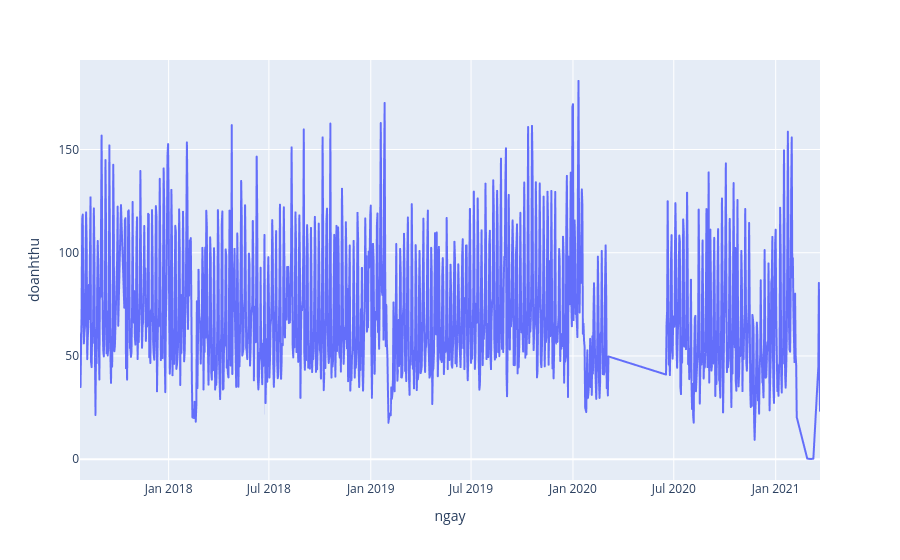

Source (notebook cell):
### Markdown cell above
#### visualize data

### Code cell
draw(xvnt)

### Figure 1 — Plotly figure (JSON) as saved in the notebook; plotly's stock layout.template omitted (floating-point values rounded to 4 significant figures; data arrays with more than 128 entries replaced by an {"elided": "..."} marker saying what was removed)
{"data": [{"hovertemplate": "ngay=%{x}<br>doanhthu=%{y}<extra></extra>", "legendgroup": "", "line": {"color": "#636efa", "dash": "solid"}, "mode": "lines", "name": "", "showlegend": false, "type": "scattergl", "x": {"elided": "1182 str values"}, "xaxis": "x", "y": {"elided": "1182 float values"}, "yaxis": "y"}], "layout": {"legend": {"tracegroupgap": 0}, "margin": {"t": 60}, "xaxis": {"anchor": "y", "domain": [0, 1], "title": {"text": "ngay"}}, "yaxis": {"anchor": "x", "domain": [0, 1], "title": {"text": "doanhthu"}}}}
